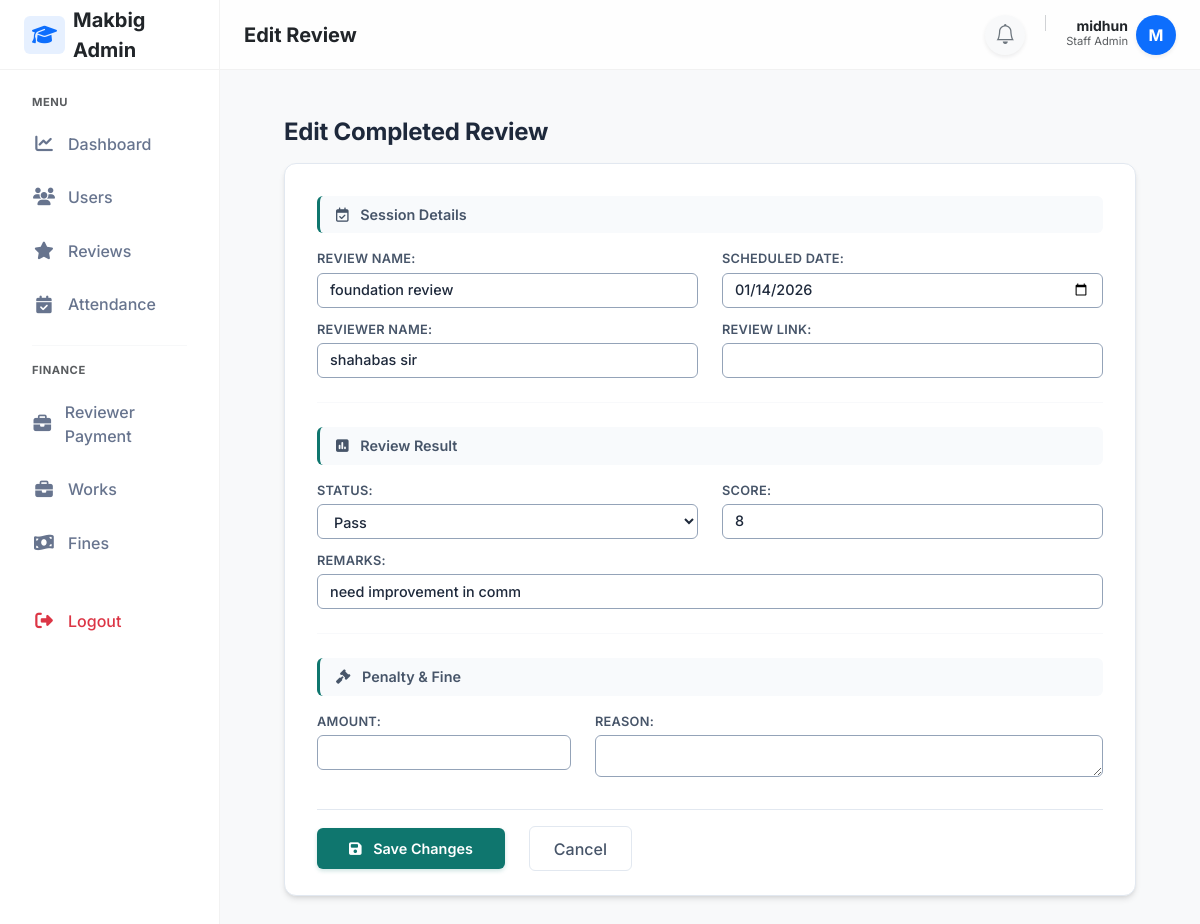
/staff/reviews/1/edit/ (signed in), run on the app's committed database.
### adminpanel/models.py (models this page shows, shortened)
class User(AbstractUser):
    email=models.EmailField(unique=True)
    mobile_number=models.IntegerField(blank=True, null=True)
    is_student=models.BooleanField(default=False)

### reviews/models.py (models this page shows, shortened)
class ReviewSession(models.Model):
    course=models.ForeignKey(Course,on_delete=models.CASCADE,related_name='review_sessions')
    created_at=models.DateTimeField(auto_now_add=True)
    scheduled_date=models.DateField()
    review_link=models.CharField(max_length=2550,blank=True,null=True)
    reviewer_name=models.CharField(max_length=250,blank=True,null=True)
    review_name=models.CharField(max_length=100)
    is_paid = models.BooleanField(default=False,blank=True,null=True)

class ReviewAttendance(models.Model):
    STATUS_CHOICES=(
        ('eligible','Eligible'),
        ('not_eligible', 'Not Eligible'),
        ('pass','Pass'),
        ('fail','Fail'),
    )
    student=models.ForeignKey(StudentProfile,on_delete=models.CASCADE,related_name='reviews')
    remarks=models.CharField(max_length=3550,null=True,blank=True)
    score=models.IntegerField(null=True,blank=True)
    session=models.ForeignKey(ReviewSession,on_delete=models.CASCADE,related_name='student_reviews')
    status=models.CharField(max_length=50, choices=STATUS_CHOICES,default='eligible')
    created_at = models.DateTimeField(auto_now_add=True)
    class Meta:
        constraints = [
            models.UniqueConstraint(
                fields=['student'],
                condition=Q(status__in=['eligible', 'not_eligible']),
                name='one_active_upcoming_review_per_student'
            )
        ]

### reviews/views.py (the view, shortened to what this page needs)
# urls.py: path('staff/reviews/<int:attendance_id>/edit/', views.staff_edit_completed_review, name='staff_edit_completed_review'),
@login_required(login_url='staff_login')
@user_passes_test(is_staff_user, login_url='staff_login')
def staff_edit_completed_review(request, attendance_id):
    review = get_object_or_404(
        ReviewAttendance,
        id=attendance_id,
        status__in=['pass', 'fail']   # 🔒 only completed reviews
    )
    penalty = Penalty.objects.filter(
    review_attendance=review,
    penalty_type='review'
        ).first()
    penalty_form = PenaltyForm(instance=penalty)
    session_form = ReviewSessionForm(
        instance=review.session
    )
    attendance_form = ReviewAttendanceForm(
        instance=review
    )
    return render(
        request,
        'reviews/staff_edit_completed_review.html',
        {
            'review': review,
            'session_form': session_form,
            'attendance_form': attendance_form,
            'penalty_form': penalty_form,
        }
    )

### reviews/forms.py (shortened to what this page needs)
class ReviewSessionForm(forms.ModelForm):
    scheduled_date = forms.DateField(
        widget=forms.DateInput(attrs={'type': 'date'})
    )
    class Meta:
        model=ReviewSession
        fields=['review_name','scheduled_date','reviewer_name','review_link']

class ReviewAttendanceForm(forms.ModelForm):
    class Meta:
        model = ReviewAttendance
        fields = ['status', 'score', 'remarks']

### reviews/views.py (called while the page is built)
def is_staff_user(user):
    return user.is_authenticated and (user.is_staff or user.is_superuser)

### reviewtickets/context_processors.py (called while the page is built)
def ticket_notifications(request):
    if request.user.is_authenticated and request.user.is_staff:
        count = ReviewTicket.objects.filter(
            status='pending',
            is_seen=False
        ).count()
        return {'ticket_notification_count': count}
    return {}

### templates/reviews/staff_edit_completed_review.html (shortened to what this page needs)
{% extends "layouts/staff_layout.html" %}
{% block page_title %}Edit Review{% endblock %}
{% block content %}
<div class="edit-container p-3 p-md-4">
    <div class="d-flex align-items-center justify-content-between mb-3">
        <h3 class="mb-0">Edit Completed Review</h3>
    </div>
    <div class="modern-card">
        <div class="card-body-styled">
            <form method="post">
                <div class="section-header">
                    <i class="fa-regular fa-calendar-check me-2"></i> Session Details
                </div>
                <div class="field-grid">
                    {{ session_form.as_p }}
                </div>
                <hr class="compact-hr">
                <div class="section-header">
                    <i class="fa-solid fa-square-poll-vertical me-2"></i> Review Result
                </div>
                <div class="field-grid attendance-grid">
                    {{ attendance_form.as_p }}
                </div>
                <hr class="compact-hr">
                <div class="section-header">
                    <i class="fa-solid fa-gavel me-2"></i> Penalty & Fine
                </div>
                <div class="field-grid penalty-grid">
                    {{ penalty_form.as_p }}
                </div>
                <div class="actions-row">
                    <button type="submit" class="btn-primary-styled">
                        <i class="fa-solid fa-save me-2"></i> Save Changes
                    </button>
                    <a href="{% url 'staff_student_review' review.student.id %}" class="btn-secondary-styled ms-2">
                        Cancel
                    </a>
                </div>
            </form>
        </div>
    </div>
</div>
{% endblock %}

### templates/layouts/staff_layout.html (shortened to what this page needs)
{% load static %}
<!DOCTYPE html>
<html lang="en">
<head>
    <link href="https://cdn.jsdelivr.net/npm/bootstrap@5.3.0/dist/css/bootstrap.min.css" rel="stylesheet">
    <link rel="stylesheet" href="https://cdnjs.cloudflare.com/ajax/libs/font-awesome/6.4.0/css/all.min.css">
    <link rel="stylesheet" href="https://cdn.jsdelivr.net/npm/bootstrap-icons@1.10.5/font/bootstrap-icons.css">
    <link rel="stylesheet" href="{% static 'css/attendance.css' %}">
</head>
<body>
    <aside class="sidebar" id="sidebar">
        <div class="sidebar-brand">
            <a href="#" class="text-decoration-none d-flex align-items-center gap-2 text-dark fs-5 fw-bold">
                <div class="bg-primary bg-opacity-10 text-primary rounded px-2 py-1">
                    <i class="fa-solid fa-graduation-cap"></i>
                </div>
                <span>Makbig Admin</span>
            </a>
        </div>
        <nav class="sidebar-nav">
            <div class="small fw-bold text-uppercase text-muted mb-2 px-3"
                style="font-size: 0.7rem; letter-spacing: 0.5px;">Menu</div>
            <a href="{% url 'staff_dashboard' %}"
                class="nav-link {% if request.resolver_match.url_name == 'staff_dashboard' %}active{% endif %}">
                <i class="fa-solid fa-chart-line"></i> Dashboard
            </a>
            <a href="{% url 'staff_students' %}"
                class="nav-link {% if request.resolver_match.url_name == 'staff_students' %}active{% endif %}">
                <i class="fa-solid fa-users"></i> Users
            </a>
            <a href="{% url 'staff_review_list' %}"
                class="nav-link {% if request.resolver_match.url_name == 'staff_review_list' %}active{% endif %}">
                <i class="fa-solid fa-star"></i> Reviews
            </a>
            <a href="{% url 'staff_attendance' %}"
                class="nav-link {% if request.resolver_match.url_name == 'staff_attendance' %}active{% endif %}">
                <i class="fa-solid fa-calendar-check"></i> Attendance
            </a>
            <div class="my-3 border-top mx-3 opacity-25"></div>
            <div class="small fw-bold text-uppercase text-muted mb-2 px-3"
                style="font-size: 0.7rem; letter-spacing: 0.5px;">Finance</div>
            <a href="{% url "reviewer_payment_dashboard" %}" class="nav-link">
                <i class="fa-solid fa-briefcase"></i> Reviewer Payment
            </a>
            <a href="{% url "manage_works" %}" class="nav-link">
                <i class="fa-solid fa-briefcase"></i> Works
            </a>
            <a href="#" class="nav-link">
                <i class="fa-solid fa-money-bill-wave"></i> Fines
            </a>
            <div class="mt-auto pt-4">
                <form method="POST" action="{% url 'student_logout' %}">
                    <button type="submit" class="nav-link w-100 text-danger border-0 bg-transparent">
                        <i class="fa-solid fa-right-from-bracket"></i> Logout
                    </button>
                </form>
            </div>
        </nav>
    </aside>
    <div class="main-wrapper">
        <header class="topbar">
            <div class="d-flex align-items-center gap-3">
                <h5 class="mb-0 fw-bold text-dark">{% block page_title %}Dashboard{% endblock %}</h5>
            </div>
            <div class="d-flex align-items-center gap-3">
                <a href="{% url 'staff_ticket_list' %}"
                    class="btn btn-light rounded-circle position-relative border-0 shadow-sm"
                    style="width: 40px; height: 40px; display: flex; align-items: center; justify-content: center;">
                    <i class="bi bi-bell fs-5 text-secondary"></i>
                </a>
                <div class="d-flex align-items-center gap-2">
                    <div class="text-end d-none d-sm-block">
                        <div class="fw-bold small text-dark lh-1">{{ request.user.first_name }} {{request.user.last_name }}</div>
                        <div class="text-muted" style="font-size: 0.7rem;">Staff Admin</div>
                    </div>
                    <div class="rounded-circle bg-primary text-white d-flex align-items-center justify-content-center fw-bold shadow-sm"
                        style="width:40px;height:40px; font-size: 1rem;">
                        {{ request.user.first_name|slice:":1"|upper }}
                    </div>
                </div>
            </div>
        </header>
        <div class="p-4">
            {% block content %}
            {% endblock %}
        </div>
    </div>
</body>
</html>

### templates/layouts/staff_layout.html (style rules this page uses)
:root { --sidebar-width: 220px; --topbar-height: 70px; --primary-soft: #eef4ff; --text-heading: #344767; --text-muted: #67748e; }
body { font-family: 'Inter', sans-serif; background-color: #f8f9fa; color: #495057; }
.sidebar { width: var(--sidebar-width); background: #fff; border-right: 1px solid rgba(0, 0, 0, 0.05); display: flex; flex-direction: column; position: fixed; top: 0; bottom: 0; left: 0; z-index: 1045; transition: transform 0.3s ease-in-out; }
.sidebar-brand { height: var(--topbar-height); display: flex; align-items: center; padding: 0 1.5rem; border-bottom: 1px solid rgba(0, 0, 0, 0.05); }
.sidebar-nav { padding: 1.5rem 1rem; flex-grow: 1; overflow-y: auto; }
.nav-link { display: flex; align-items: center; padding: 0.8rem 1rem; color: var(--text-muted); font-weight: 500; border-radius: 0.5rem; margin-bottom: 0.25rem; transition: all 0.2s; }
.nav-link i { width: 24px; text-align: center; margin-right: 0.75rem; font-size: 1.1rem; }
.main-wrapper { margin-left: var(--sidebar-width); min-height: 100vh; display: flex; flex-direction: column; transition: margin-left 0.3s ease-in-out; }
.topbar { height: var(--topbar-height); background: rgba(255, 255, 255, 0.8); backdrop-filter: blur(10px); border-bottom: 1px solid rgba(0, 0, 0, 0.05); padding: 0 1.5rem; display: flex; align-items: center; justify-content: space-between; position: sticky; top: 0; z-index: 1020; }

### templates/reviews/staff_edit_completed_review.html (style rules this page uses)
:root { --primary-color: #0f766e; --primary-hover: #115e59; --slate-800: #1e293b; --slate-600: #475569; --slate-400: #94a3b8; --slate-200: #e2e8f0; --slate-50: #f8fafc; --card-shadow: 0 4px 6px -1px rgb(0 0 0 / 0.1), 0 2px 4px -2px rgb(0 0 0 / 0.1); }
.edit-container { max-width: 900px; margin: 0 auto; font-family: 'Inter', system-ui, -apple-system, sans-serif; color: var(--slate-800); }
h3 { font-weight: 700; color: var(--slate-800); letter-spacing: -0.01em; font-size: 1.5rem; }
.modern-card { background: white; border-radius: 12px; box-shadow: var(--card-shadow); border: 1px solid var(--slate-200); overflow: hidden; }
.card-body-styled { padding: 1.5rem 2rem; }
.section-header { background: var(--slate-50); padding: 0.5rem 1rem; border-radius: 6px; font-weight: 600; font-size: 0.9rem; color: var(--slate-600); margin-bottom: 1rem; margin-top: 0.5rem; border-left: 3px solid var(--primary-color); }
.field-grid { display: grid; grid-template-columns: repeat(2, 1fr); gap: 0.75rem 1.5rem; }
.field-grid p { margin-bottom: 0; display: flex; flex-direction: column; }
.field-grid p:has(textarea) { grid-column: 1 / -1; }
.field-grid label { margin-bottom: 0.25rem; font-weight: 600; color: var(--slate-600); font-size: 0.8rem; text-transform: uppercase; letter-spacing: 0.02em; }
.field-grid input[type="text"], .field-grid input[type="number"], .field-grid input[type="date"], .field-grid input[type="url"], .field-grid input[type="email"], .field-grid select, .field-grid textarea { width: 100%; padding: 0.45rem 0.75rem; border: 1px solid #94a3b8; border-radius: 6px; font-size: 0.9rem; font-weight: 500; color: var(--slate-800); background: #fff; transition: all 0.15s; line-height: 1.3; }
.field-grid textarea { min-height: 42px; height: 42px; resize: vertical; }
hr.compact-hr { border: 0; height: 1px; background: var(--slate-200); margin: 1.5rem 0; }
.actions-row { margin-top: 2rem; display: flex; align-items: center; gap: 1rem; padding-top: 1rem; border-top: 1px solid var(--slate-200); }
.btn-primary-styled { background: var(--primary-color); color: white; border: none; padding: 0.6rem 2rem; border-radius: 6px; font-weight: 600; font-size: 0.9rem; box-shadow: 0 2px 4px rgba(15, 118, 110, 0.2); cursor: pointer; transition: all 0.2s; }
.btn-secondary-styled { background: white; color: var(--slate-600); border: 1px solid var(--slate-200); padding: 0.6rem 1.5rem; border-radius: 6px; font-weight: 500; text-decoration: none; transition: all 0.2s; }
.attendance-grid p:has(textarea), .attendance-grid p:has(input[name*="remark"]), .attendance-grid p:last-child { grid-column: 1 / -1; }
.penalty-grid p:has(textarea) { grid-column: auto; }
.penalty-grid { grid-template-columns: 1fr 2fr; }

### data on the page
User: user.first_name "midhun", user.first_name "M"
ReviewSession: review_name "foundation review", scheduled_date "01/14/2026", reviewer_name "shahabas sir"
ReviewAttendance: status "Pass", score "8", remarks "need improvement in comm"
